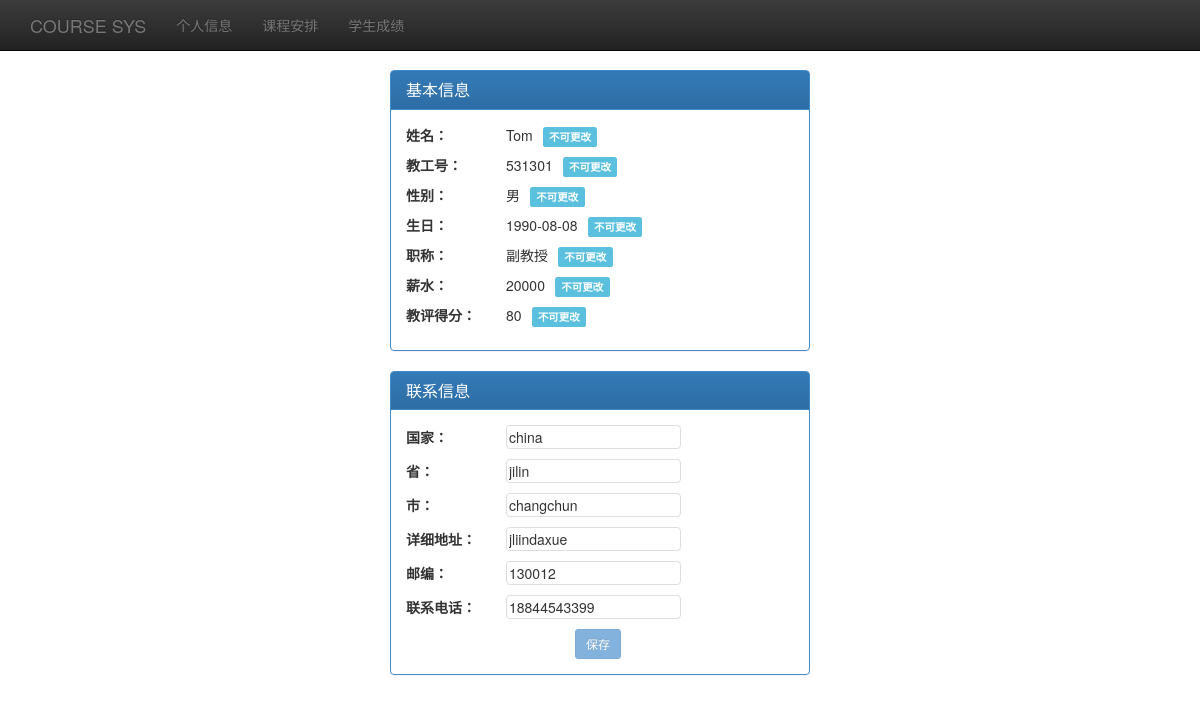
/teacher_info.php (signed in), run on the app's committed database.
### tables this page shows
CREATE TABLE `t_teacher` (
  `Tno` int(6) NOT NULL auto_increment COMMENT '教师号',
  `Tname` varchar(20) NOT NULL COMMENT '教师名',
  `Sex` tinyint(1) default '1' COMMENT '性别(1男0女)',
  `Prof` int(11) default NULL COMMENT '职称',
  `Sal` int(11) default NULL COMMENT '工资',
  `Birth` date default NULL COMMENT '生日',
  `Dno` int(11) default NULL COMMENT '专业号',
  `Password` varchar(50) default NULL COMMENT '密码',
  `Score` int(11) default '0',
  `Evaluatenum` int(11) default '0',
  `country` varchar(45) default NULL,
  `province` varchar(45) default NULL,
  `city` varchar(45) default NULL,
  `address` varchar(45) default NULL,
  `postcode` varchar(45) default NULL,
  `phone` varchar(45) default NULL,
  PRIMARY KEY  (`Tno`),
  KEY `fk_t_de_idx` (`Dno`),
  CONSTRAINT `fk_t_de` FOREIGN KEY (`Dno`) REFERENCES `t_dept` (`Dno`) ON DELETE NO ACTION ON UPDATE NO ACTION
);

### lib/db_operate.php (called while the page is built, shortened)
<?php
class ConnDB
{
    var $host;
    var $user;
    var $pwd;
    var $conn;
    public function setSqlStmt($sqlStmt)
    {
        $this->sqlStmt = $sqlStmt;
    }
    var $sqlStmt;
    public function __construct($host, $user, $pwd, $dbname)
    {
        $this->host = $host;
        $this->user = $user;
        $this->pwd = $pwd;
        $this->dbname = $dbname;
    }
    function getResult()
    {
        if (!empty($this->sqlStmt)) {
            $this->result = mysql_query($this->sqlStmt, $this->conn);
        }
    }
    function openConn()
    {
        $this->conn = mysql_connect($this->host, $this->user, $this->pwd) or die("数据库连接错误" . mysql_error());
    }
}
function getTeacherInf($id)
{
    $db = new ConnDB(DB_HOST, DB_USER, DB_PASS, DB_NAME);
    $db->openConn();
    $db->setSqlStmt("select * from t_teacher where tno=$id");
    $db->getResult();
    $row = mysql_fetch_array($db->result);
    if ($row == false) {
        $db->freeResult();
        $db->closeConn();
        return false;
    } else {
        $teacher = new Teacher();
        $teacher->id = $row["Tno"];
        $teacher->name = $row["Tname"];
        $teacher->birthday = $row["Birth"];
        $teacher->gender = $row["Sex"];
        $teacher->salary = $row["Sal"];
        $teacher->title = $row["Prof"];
        $teacher->evaluateNum = $row["Evaluatenum"];
        $teacher->score = $row["Score"];
        $teacher->country = $row['country'];
        $teacher->province = $row['province'];
        $teacher->city = $row['city'];
        $teacher->address = $row['address'];
        $teacher->postCode = $row['postcode'];
        $teacher->phone = $row['phone'];
        return $teacher;
    }
}
?>

### teacher_info.php (the view, shortened to what this page needs)
<?php
	$teacher_num = $_SESSION['teacher_num'];
	include('lib\\db_operate.php');
	$teacher = getTeacherInf($teacher_num);
?>
<!DOCTYPE html>
<html lang="en">
	<head>
		<link href="css/bootstrap.min.css" rel="stylesheet">
		<link href="css/bootstrap-theme.min.css" rel="stylesheet">
		<link href="css/theme.css" rel="stylesheet">
		<link href="css/bootstrap.min.css" rel="stylesheet">
		<link href="css/bootstrap-toggle.css" rel="stylesheet">
		<link href="main-page.css" rel="stylesheet">
	</head>
	<body>
		<?php
			function numToTitle($num)
			{
				switch($num)
				{
					case 2: return '副教授';
				}
			}
		?>
		<div class="panel panel-primary">
			<div class="panel-heading">
				<h3 class="panel-title">基本信息</h3>
			</div>
			<div class="panel-body" id="genePanel">
				<p><span class="text-label"><strong>姓名：</strong></span><?php echo $teacher->name; ?><span class="label label-info">不可更改</span></p>
				<p><span class="text-label"><strong>教工号：</strong></span><?php echo $teacher->id; ?><span class="label label-info">不可更改</span></p>
				<p><span class="text-label"><strong>性别：</strong></span><?php echo $teacher->gender ? '男' : '女'; ?><span class="label label-info">不可更改</span></p>
				<p><span class="text-label"><strong>生日：</strong></span><?php echo $teacher->birthday; ?><span class="label label-info">不可更改</span></p>
				<p><span class="text-label"><strong>职称：</strong></span><?php echo numToTitle($teacher->title); ?><span class="label label-info">不可更改</span></p>
				<p><span class="text-label"><strong>薪水：</strong></span><?php echo $teacher->salary; ?><span class="label label-info">不可更改</span></p>
				<p><span class="text-label"><strong>教评得分：</strong></span><?php echo $teacher->score; ?><span class="label label-info">不可更改</span></p>
			</div>
		</div>
		<div class="panel panel-primary">
			<div class="panel-heading">
				<h3 class="panel-title">联系信息</h3>
			</div>
			<div class="panel-body" id="tissuePanel">
				<p><span class="text-label"><strong>国家：</strong></span><input type="text" id="countryText" class="basic-input" autocomplete="off" value="<?php echo $teacher->country; ?>"></p>
				<p><span class="text-label"><strong>省：</strong></span><input type="text" id="provinceText" class="basic-input" autocomplete="off" value="<?php echo $teacher->province; ?>"></p>
				<p><span class="text-label"><strong>市：</strong></span><input type="text" id="cityText" class="basic-input" autocomplete="off" value="<?php echo $teacher->city; ?>"></p>
				<p><span class="text-label"><strong>详细地址：</strong></span><input type="text" id="addressText" class="basic-input" autocomplete="off" value="<?php echo $teacher->address; ?>"></p>
				<p><span class="text-label"><strong>邮编：</strong></span><input type="text" id="postCodeText" class="basic-input" autocomplete="off" value="<?php echo $teacher->postCode; ?>"></p>
				<p><span class="text-label"><strong>联系电话：</strong></span><input type="text" id="phoneText" class="basic-input" autocomplete="off" value="<?php echo $teacher->phone; ?>"></p>
				<div style="margin-left:auto; margin-right:auto; width:50px"><button type="button" id="save" class="delete-course btn btn-sm btn-primary" disabled="disabled">保存</button></div>
			</div>
		</div>
	</body>
</html>

### css/theme.css (style rules this page uses)
body { padding-top: 70px; padding-bottom: 30px; }

### main-page.css (style rules this page uses)
.panel { margin-left: auto; margin-right: auto; }
.basic-input { background-color: #fff; border: 1px solid #ddd; -webkit-border-radius: 4px; -moz-border-radius: 4px; border-radius: 4px; }
.label { margin-left:10px; }

### teacher_info.php (style rules this page uses)
.panel { width: 35%; }
.text-label { width: 100px; display:inline-block; }

### data on the page
t_teacher: Tname "Tom", Tno "531301", Birth "1990-08-08", Prof "副教授", Sal "20000", Score "80", country "china", province "jilin", city "changchun", address "jliindaxue", postcode "130012", phone "18844543399"
